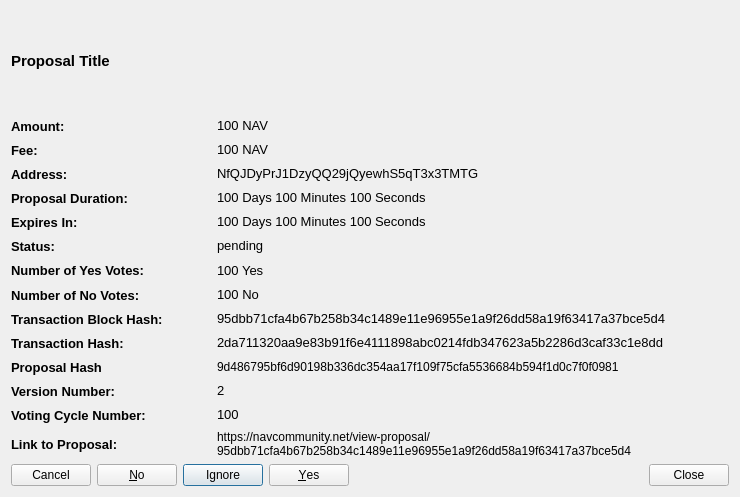
<?xml version="1.0" encoding="UTF-8"?>
<ui version="4.0">
 <class>CommunityFundDisplayDetailed</class>
 <widget class="QWidget" name="CommunityFundDisplayDetailed">
  <property name="geometry">
   <rect>
    <x>0</x>
    <y>0</y>
    <width>740</width>
    <height>497</height>
   </rect>
  </property>
  <property name="sizePolicy">
   <sizepolicy hsizetype="Preferred" vsizetype="Expanding">
    <horstretch>0</horstretch>
    <verstretch>0</verstretch>
   </sizepolicy>
  </property>
  <property name="minimumSize">
   <size>
    <width>740</width>
    <height>497</height>
   </size>
  </property>
  <property name="windowTitle">
   <string>Proposal Details</string>
  </property>
  <layout class="QVBoxLayout" name="verticalLayout_3">
   <item>
    <widget class="QLabel" name="labelProposalTitle">
     <property name="sizePolicy">
      <sizepolicy hsizetype="Preferred" vsizetype="Expanding">
       <horstretch>0</horstretch>
       <verstretch>0</verstretch>
      </sizepolicy>
     </property>
     <property name="maximumSize">
      <size>
       <width>16777215</width>
       <height>100</height>
      </size>
     </property>
     <property name="font">
      <font>
       <pointsize>11</pointsize>
       <weight>75</weight>
       <bold>true</bold>
      </font>
     </property>
     <property name="text">
      <string>Proposal Title</string>
     </property>
     <property name="wordWrap">
      <bool>true</bool>
     </property>
     <property name="openExternalLinks">
      <bool>false</bool>
     </property>
    </widget>
   </item>
   <item>
    <layout class="QVBoxLayout" name="verticalLayoutDetailedInfomation">
     <item>
      <layout class="QHBoxLayout" name="horizontalLayoutAmount">
       <item>
        <widget class="QLabel" name="labelAmountTitle">
         <property name="sizePolicy">
          <sizepolicy hsizetype="Fixed" vsizetype="Preferred">
           <horstretch>0</horstretch>
           <verstretch>0</verstretch>
          </sizepolicy>
         </property>
         <property name="minimumSize">
          <size>
           <width>200</width>
           <height>0</height>
          </size>
         </property>
         <property name="font">
          <font>
           <pointsize>10</pointsize>
           <weight>75</weight>
           <bold>true</bold>
          </font>
         </property>
         <property name="text">
          <string>Amount:</string>
         </property>
         <property name="textInteractionFlags">
          <set>Qt::NoTextInteraction</set>
         </property>
        </widget>
       </item>
       <item>
        <widget class="QLabel" name="labelAmount">
         <property name="font">
          <font>
           <pointsize>10</pointsize>
          </font>
         </property>
         <property name="text">
          <string>100 NAV</string>
         </property>
         <property name="textInteractionFlags">
          <set>Qt::TextSelectableByMouse</set>
         </property>
        </widget>
       </item>
      </layout>
     </item>
     <item>
      <layout class="QHBoxLayout" name="horizontalLayoutFee">
       <item>
        <widget class="QLabel" name="labelFeeTitle">
         <property name="sizePolicy">
          <sizepolicy hsizetype="Fixed" vsizetype="Preferred">
           <horstretch>0</horstretch>
           <verstretch>0</verstretch>
          </sizepolicy>
         </property>
         <property name="minimumSize">
          <size>
           <width>200</width>
           <height>0</height>
          </size>
         </property>
         <property name="font">
          <font>
           <pointsize>10</pointsize>
           <weight>75</weight>
           <bold>true</bold>
          </font>
         </property>
         <property name="text">
          <string>Fee:</string>
         </property>
         <property name="textInteractionFlags">
          <set>Qt::NoTextInteraction</set>
         </property>
        </widget>
       </item>
       <item>
        <widget class="QLabel" name="labelFee">
         <property name="font">
          <font>
           <pointsize>10</pointsize>
          </font>
         </property>
         <property name="text">
          <string>100 NAV</string>
         </property>
         <property name="textInteractionFlags">
          <set>Qt::TextSelectableByMouse</set>
         </property>
        </widget>
       </item>
      </layout>
     </item>
     <item>
      <layout class="QHBoxLayout" name="horizontalLayoutAddress">
       <item>
        <widget class="QLabel" name="labelAddressTitle">
         <property name="sizePolicy">
          <sizepolicy hsizetype="Fixed" vsizetype="Preferred">
           <horstretch>0</horstretch>
           <verstretch>0</verstretch>
          </sizepolicy>
         </property>
         <property name="minimumSize">
          <size>
           <width>200</width>
           <height>0</height>
          </size>
         </property>
         <property name="font">
          <font>
           <pointsize>10</pointsize>
           <weight>75</weight>
           <bold>true</bold>
          </font>
         </property>
         <property name="text">
          <string>Address:</string>
         </property>
         <property name="textInteractionFlags">
          <set>Qt::NoTextInteraction</set>
         </property>
        </widget>
       </item>
       <item>
        <widget class="QLabel" name="labelAddress">
         <property name="font">
          <font>
           <pointsize>10</pointsize>
          </font>
         </property>
         <property name="text">
          <string>NfQJDyPrJ1DzyQQ29jQyewhS5qT3x3TMTG</string>
         </property>
         <property name="textInteractionFlags">
          <set>Qt::TextSelectableByMouse</set>
         </property>
        </widget>
       </item>
      </layout>
     </item>
     <item>
      <layout class="QHBoxLayout" name="horizontalLayoutDeadline">
       <item>
        <widget class="QLabel" name="labelDeadlineTitle">
         <property name="sizePolicy">
          <sizepolicy hsizetype="Fixed" vsizetype="Preferred">
           <horstretch>0</horstretch>
           <verstretch>0</verstretch>
          </sizepolicy>
         </property>
         <property name="minimumSize">
          <size>
           <width>200</width>
           <height>0</height>
          </size>
         </property>
         <property name="font">
          <font>
           <pointsize>10</pointsize>
           <weight>75</weight>
           <bold>true</bold>
          </font>
         </property>
         <property name="text">
          <string>Proposal Duration:</string>
         </property>
         <property name="textInteractionFlags">
          <set>Qt::NoTextInteraction</set>
         </property>
        </widget>
       </item>
       <item>
        <widget class="QLabel" name="labelDeadline">
         <property name="font">
          <font>
           <pointsize>10</pointsize>
          </font>
         </property>
         <property name="text">
          <string>100 Days 100 Minutes 100 Seconds</string>
         </property>
         <property name="textInteractionFlags">
          <set>Qt::TextSelectableByMouse</set>
         </property>
        </widget>
       </item>
      </layout>
     </item>
     <item>
      <layout class="QHBoxLayout" name="horizontalLayoutExpiresIn">
       <item>
        <widget class="QLabel" name="labelExpiresInTitle">
         <property name="sizePolicy">
          <sizepolicy hsizetype="Fixed" vsizetype="Preferred">
           <horstretch>0</horstretch>
           <verstretch>0</verstretch>
          </sizepolicy>
         </property>
         <property name="minimumSize">
          <size>
           <width>200</width>
           <height>0</height>
          </size>
         </property>
         <property name="font">
          <font>
           <pointsize>10</pointsize>
           <weight>75</weight>
           <bold>true</bold>
          </font>
         </property>
         <property name="text">
          <string>Expires In:</string>
         </property>
         <property name="textInteractionFlags">
          <set>Qt::NoTextInteraction</set>
         </property>
        </widget>
       </item>
       <item>
        <widget class="QLabel" name="labelExpiresIn">
         <property name="font">
          <font>
           <pointsize>10</pointsize>
          </font>
         </property>
         <property name="text">
          <string>100 Days 100 Minutes 100 Seconds</string>
         </property>
         <property name="textInteractionFlags">
          <set>Qt::TextSelectableByMouse</set>
         </property>
        </widget>
       </item>
      </layout>
     </item>
     <item>
      <layout class="QHBoxLayout" name="horizontalLayoutStatus">
       <item>
        <widget class="QLabel" name="labelStatusTitle">
         <property name="sizePolicy">
          <sizepolicy hsizetype="Fixed" vsizetype="Preferred">
           <horstretch>0</horstretch>
           <verstretch>0</verstretch>
          </sizepolicy>
         </property>
         <property name="minimumSize">
          <size>
           <width>200</width>
           <height>0</height>
          </size>
         </property>
         <property name="font">
          <font>
           <pointsize>10</pointsize>
           <weight>75</weight>
           <bold>true</bold>
          </font>
         </property>
         <property name="text">
          <string>Status:</string>
         </property>
         <property name="textInteractionFlags">
          <set>Qt::NoTextInteraction</set>
         </property>
        </widget>
       </item>
       <item>
        <widget class="QLabel" name="labelStatus">
         <property name="font">
          <font>
           <pointsize>10</pointsize>
          </font>
         </property>
         <property name="text">
          <string>pending</string>
         </property>
         <property name="textInteractionFlags">
          <set>Qt::TextSelectableByMouse</set>
         </property>
        </widget>
       </item>
      </layout>
     </item>
     <item>
      <layout class="QHBoxLayout" name="horizontalLayoutNumberYesVotes">
       <item>
        <widget class="QLabel" name="labelNumberOfYesVotesTitle">
         <property name="sizePolicy">
          <sizepolicy hsizetype="Fixed" vsizetype="Preferred">
           <horstretch>0</horstretch>
           <verstretch>0</verstretch>
          </sizepolicy>
         </property>
         <property name="minimumSize">
          <size>
           <width>200</width>
           <height>0</height>
          </size>
         </property>
         <property name="font">
          <font>
           <pointsize>10</pointsize>
           <weight>75</weight>
           <bold>true</bold>
          </font>
         </property>
         <property name="text">
          <string>Number of Yes Votes:</string>
         </property>
         <property name="textInteractionFlags">
          <set>Qt::NoTextInteraction</set>
         </property>
        </widget>
       </item>
       <item>
        <widget class="QLabel" name="labelNumberOfYesVotes">
         <property name="font">
          <font>
           <pointsize>10</pointsize>
          </font>
         </property>
         <property name="text">
          <string>100 Yes</string>
         </property>
         <property name="textInteractionFlags">
          <set>Qt::TextSelectableByMouse</set>
         </property>
        </widget>
       </item>
      </layout>
     </item>
     <item>
      <layout class="QHBoxLayout" name="horizontalLayoutNumberNoVotes">
       <item>
        <widget class="QLabel" name="labelNumberOfNoVotesTitle">
         <property name="sizePolicy">
          <sizepolicy hsizetype="Fixed" vsizetype="Preferred">
           <horstretch>0</horstretch>
           <verstretch>0</verstretch>
          </sizepolicy>
         </property>
         <property name="minimumSize">
          <size>
           <width>200</width>
           <height>0</height>
          </size>
         </property>
         <property name="font">
          <font>
           <pointsize>10</pointsize>
           <weight>75</weight>
           <bold>true</bold>
          </font>
         </property>
         <property name="text">
          <string>Number of No Votes:</string>
         </property>
         <property name="textInteractionFlags">
          <set>Qt::NoTextInteraction</set>
         </property>
        </widget>
       </item>
       <item>
        <widget class="QLabel" name="labelNumberOfNoVotes">
         <property name="font">
          <font>
           <pointsize>10</pointsize>
          </font>
         </property>
         <property name="text">
          <string>100 No</string>
         </property>
         <property name="textInteractionFlags">
          <set>Qt::TextSelectableByMouse</set>
         </property>
        </widget>
       </item>
      </layout>
     </item>
     <item>
      <layout class="QHBoxLayout" name="horizontalLayoutTransactionBlockHash">
       <item>
        <widget class="QLabel" name="labelTransactionBlockHashTitle">
         <property name="sizePolicy">
          <sizepolicy hsizetype="Fixed" vsizetype="Preferred">
           <horstretch>0</horstretch>
           <verstretch>0</verstretch>
          </sizepolicy>
         </property>
         <property name="minimumSize">
          <size>
           <width>200</width>
           <height>0</height>
          </size>
         </property>
         <property name="font">
          <font>
           <pointsize>10</pointsize>
           <weight>75</weight>
           <bold>true</bold>
          </font>
         </property>
         <property name="text">
          <string>Transaction Block Hash:</string>
         </property>
         <property name="textInteractionFlags">
          <set>Qt::NoTextInteraction</set>
         </property>
        </widget>
       </item>
       <item>
        <widget class="QLabel" name="labelTransactionBlockHash">
         <property name="font">
          <font>
           <pointsize>10</pointsize>
          </font>
         </property>
         <property name="text">
          <string>95dbb71cfa4b67b258b34c1489e11e96955e1a9f26dd58a19f63417a37bce5d4</string>
         </property>
         <property name="textInteractionFlags">
          <set>Qt::TextSelectableByMouse</set>
         </property>
        </widget>
       </item>
      </layout>
     </item>
     <item>
      <layout class="QHBoxLayout" name="horizontalLayoutTransactionHash">
       <item>
        <widget class="QLabel" name="labelTransactionHashTitle">
         <property name="sizePolicy">
          <sizepolicy hsizetype="Fixed" vsizetype="Preferred">
           <horstretch>0</horstretch>
           <verstretch>0</verstretch>
          </sizepolicy>
         </property>
         <property name="minimumSize">
          <size>
           <width>200</width>
           <height>0</height>
          </size>
         </property>
         <property name="font">
          <font>
           <pointsize>10</pointsize>
           <weight>75</weight>
           <bold>true</bold>
          </font>
         </property>
         <property name="text">
          <string>Transaction Hash:</string>
         </property>
         <property name="textInteractionFlags">
          <set>Qt::NoTextInteraction</set>
         </property>
        </widget>
       </item>
       <item>
        <widget class="QLabel" name="labelTransactionHash">
         <property name="font">
          <font>
           <pointsize>10</pointsize>
          </font>
         </property>
         <property name="text">
          <string>2da711320aa9e83b91f6e4111898abc0214fdb347623a5b2286d3caf33c1e8dd</string>
         </property>
         <property name="textInteractionFlags">
          <set>Qt::TextSelectableByMouse</set>
         </property>
        </widget>
       </item>
      </layout>
     </item>
     <item>
      <layout class="QHBoxLayout" name="horizontalLayout">
       <property name="topMargin">
        <number>0</number>
       </property>
       <item>
        <widget class="QLabel" name="labelProposalHashTitle">
         <property name="sizePolicy">
          <sizepolicy hsizetype="Minimum" vsizetype="Preferred">
           <horstretch>0</horstretch>
           <verstretch>0</verstretch>
          </sizepolicy>
         </property>
         <property name="minimumSize">
          <size>
           <width>200</width>
           <height>0</height>
          </size>
         </property>
         <property name="maximumSize">
          <size>
           <width>200</width>
           <height>16777215</height>
          </size>
         </property>
         <property name="font">
          <font>
           <pointsize>10</pointsize>
           <weight>75</weight>
           <bold>true</bold>
          </font>
         </property>
         <property name="text">
          <string>Proposal Hash</string>
         </property>
        </widget>
       </item>
       <item>
        <widget class="QLabel" name="labelProposalHash">
         <property name="text">
          <string>9d486795bf6d90198b336dc354aa17f109f75cfa5536684b594f1d0c7f0f0981</string>
         </property>
         <property name="textInteractionFlags">
          <set>Qt::TextSelectableByMouse</set>
         </property>
        </widget>
       </item>
      </layout>
     </item>
     <item>
      <layout class="QHBoxLayout" name="horizontalLayoutVersionNumber">
       <item>
        <widget class="QLabel" name="labelVersionNumberTitle">
         <property name="sizePolicy">
          <sizepolicy hsizetype="Fixed" vsizetype="Preferred">
           <horstretch>0</horstretch>
           <verstretch>0</verstretch>
          </sizepolicy>
         </property>
         <property name="minimumSize">
          <size>
           <width>200</width>
           <height>0</height>
          </size>
         </property>
         <property name="font">
          <font>
           <pointsize>10</pointsize>
           <weight>75</weight>
           <bold>true</bold>
          </font>
         </property>
         <property name="text">
          <string>Version Number:</string>
         </property>
         <property name="textInteractionFlags">
          <set>Qt::NoTextInteraction</set>
         </property>
        </widget>
       </item>
       <item>
        <widget class="QLabel" name="labelVersionNumber">
         <property name="font">
          <font>
           <pointsize>10</pointsize>
          </font>
         </property>
         <property name="text">
          <string>2</string>
         </property>
         <property name="textInteractionFlags">
          <set>Qt::TextSelectableByMouse</set>
         </property>
        </widget>
       </item>
      </layout>
     </item>
     <item>
      <layout class="QHBoxLayout" name="horizontalLayoutVotingCycleNumber">
       <item>
        <widget class="QLabel" name="labelVOtingCycleNumberTitle">
         <property name="sizePolicy">
          <sizepolicy hsizetype="Fixed" vsizetype="Preferred">
           <horstretch>0</horstretch>
           <verstretch>0</verstretch>
          </sizepolicy>
         </property>
         <property name="minimumSize">
          <size>
           <width>200</width>
           <height>0</height>
          </size>
         </property>
         <property name="font">
          <font>
           <pointsize>10</pointsize>
           <weight>75</weight>
           <bold>true</bold>
          </font>
         </property>
         <property name="text">
          <string>Voting Cycle Number:</string>
         </property>
         <property name="textInteractionFlags">
          <set>Qt::NoTextInteraction</set>
         </property>
        </widget>
       </item>
       <item>
        <widget class="QLabel" name="labelVotingCycleNumber">
         <property name="font">
          <font>
           <pointsize>10</pointsize>
          </font>
         </property>
         <property name="text">
          <string>100</string>
         </property>
         <property name="textInteractionFlags">
          <set>Qt::TextSelectableByMouse</set>
         </property>
        </widget>
       </item>
      </layout>
     </item>
     <item>
      <layout class="QHBoxLayout" name="horizontalLayoutLinkToProposal">
       <item>
        <widget class="QLabel" name="labelLinkToProposalTitle">
         <property name="sizePolicy">
          <sizepolicy hsizetype="Fixed" vsizetype="Preferred">
           <horstretch>0</horstretch>
           <verstretch>0</verstretch>
          </sizepolicy>
         </property>
         <property name="minimumSize">
          <size>
           <width>200</width>
           <height>0</height>
          </size>
         </property>
         <property name="font">
          <font>
           <pointsize>10</pointsize>
           <weight>75</weight>
           <bold>true</bold>
          </font>
         </property>
         <property name="text">
          <string>Link to Proposal:</string>
         </property>
         <property name="textInteractionFlags">
          <set>Qt::NoTextInteraction</set>
         </property>
        </widget>
       </item>
       <item>
        <widget class="QLabel" name="labelLinkToProposal">
         <property name="text">
          <string>https://navcommunity.net/view-proposal/95dbb71cfa4b67b258b34c1489e11e96955e1a9f26dd58a19f63417a37bce5d4</string>
         </property>
         <property name="wordWrap">
          <bool>true</bool>
         </property>
         <property name="openExternalLinks">
          <bool>true</bool>
         </property>
         <property name="textInteractionFlags">
          <set>Qt::TextBrowserInteraction</set>
         </property>
        </widget>
       </item>
      </layout>
     </item>
     <item>
      <layout class="QHBoxLayout" name="horizontalLayoutButtons">
       <item>
        <widget class="QDialogButtonBox" name="buttonBoxYesNoVote">
         <property name="layoutDirection">
          <enum>Qt::RightToLeft</enum>
         </property>
         <property name="standardButtons">
          <set>QDialogButtonBox::Cancel|QDialogButtonBox::Ignore|QDialogButtonBox::No|QDialogButtonBox::Yes</set>
         </property>
        </widget>
       </item>
       <item>
        <spacer name="horizontalSpacerButtons">
         <property name="orientation">
          <enum>Qt::Horizontal</enum>
         </property>
         <property name="sizeHint" stdset="0">
          <size>
           <width>40</width>
           <height>20</height>
          </size>
         </property>
        </spacer>
       </item>
       <item>
        <widget class="QPushButton" name="pushButtonClose">
         <property name="text">
          <string>Close</string>
         </property>
        </widget>
       </item>
      </layout>
     </item>
    </layout>
   </item>
  </layout>
 </widget>
 <resources/>
 <connections/>
</ui>
